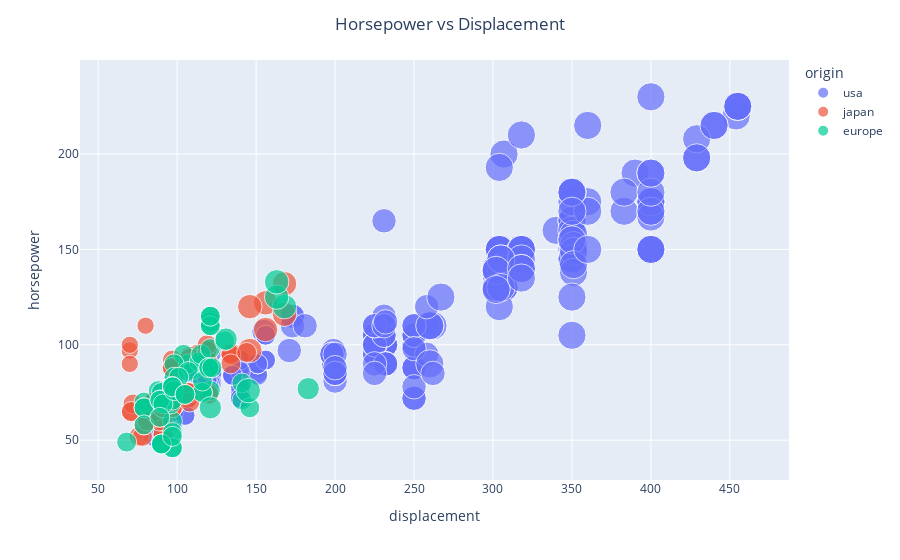

The cell this chart's notebook holds for it:
### Code cell
# Scatter plot of displacement vs horsepower
fig = px.scatter(cars, x="displacement", y="horsepower", color="origin",
                 size='cylinders' )
fig.update_layout(title_text='Horsepower vs Displacement', title_x=0.5)

fig.show()

### Figure 1 — Plotly figure (JSON) as saved in the notebook; plotly's stock layout.template omitted (floating-point values rounded to 4 significant figures; data arrays with more than 128 entries replaced by an {"elided": "..."} marker saying what was removed)
{"data": [{"hovertemplate": "origin=usa<br>displacement=%{x}<br>horsepower=%{y}<br>cylinders=%{marker.size}<extra></extra>", "legendgroup": "usa", "marker": {"color": "#636efa", "size": {"elided": "249 int values"}, "sizemode": "area", "sizeref": 0.02, "symbol": "circle"}, "mode": "markers", "name": "usa", "orientation": "v", "showlegend": true, "type": "scatter", "x": {"elided": "249 float values"}, "xaxis": "x", "y": {"elided": "249 int values"}, "yaxis": "y"}, {"hovertemplate": "origin=japan<br>displacement=%{x}<br>horsepower=%{y}<br>cylinders=%{marker.size}<extra></extra>", "legendgroup": "japan", "marker": {"color": "#EF553B", "size": [4, 4, 4, 4, 4, 4, 4, 3, 4, 4, 4, 4, 4, 3, 6, 4, 4, 4, 4, 4, 4, 4, 4, 4, 4, 4, 4, 4, 6, 4, 4, 4, 4, 6, 3, 4, 4, 4, 4, 4, 4, 4, 4, 4, 4, 4, 4, 4, 4, 4, 4, 4, 4, 4, 4, 6, 3, 4, 4, 4, 4, 4, 4, 4, 4, 4, 4, 4, 6, 6, 4, 4, 4, 4, 4, 4, 4, 4, 4], "sizemode": "area", "sizeref": 0.02, "symbol": "circle"}, "mode": "markers", "name": "japan", "orientation": "v", "showlegend": true, "type": "scatter", "x": [113, 97, 97, 113, 71, 72, 113, 70, 97, 120, 97, 97, 108, 70, 156, 79, 71, 76, 83, 120, 108, 97, 134, 119, 91, 91, 85, 97, 156, 98, 85, 97, 97, 146, 80, 78, 85, 91, 134, 119, 134, 119, 98, 86, 85, 89, 86, 134, 120, 119, 108, 86, 85, 91, 97, 168, 70, 107, 79, 81, 97, 85, 89, 91, 107, 108, 119, 120, 168, 146, 91, 91, 120, 107, 108, 91, 91, 91, 144], "xaxis": "x", "y": [95, 88, 88, 95, 65, 69, 95, 97, 92, 97, 88, 88, 94, 90, 122, 67, 65, 52, 61, 97, 93, 75, 96, 97, 53, 53, 70, 75, 108, 68, 70, 75, 67, 97, 110, 52, 70, 60, 95, 97, 95, 97, 68, 65, 65, 60, 65, 90, 75, 92, 75, 65, 65, 67, 67, 132, 100, 72, 58, 60, 67, 65, 62, 68, 75, 75, 100, 74, 116, 120, 68, 68, 88, 75, 70, 67, 67, 67, 96], "yaxis": "y"}, {"hovertemplate": "origin=europe<br>displacement=%{x}<br>horsepower=%{y}<br>cylinders=%{marker.size}<extra></extra>", "legendgroup": "europe", "marker": {"color": "#00cc96", "size": [4, 4, 4, 4, 4, 4, 4, 4, 4, 4, 4, 4, 4, 4, 4, 4, 4, 4, 4, 4, 4, 4, 4, 4, 4, 4, 4, 4, 4, 4, 4, 4, 4, 4, 4, 4, 4, 4, 4, 4, 6, 4, 4, 4, 4, 4, 5, 6, 4, 6, 4, 4, 5, 4, 4, 4, 4, 4, 4, 5, 4, 4, 4, 4, 4, 4, 4, 6, 4, 4], "sizemode": "area", "sizeref": 0.02, "symbol": "circle"}, "mode": "markers", "name": "europe", "orientation": "v", "showlegend": true, "type": "scatter", "x": [97, 110, 107, 104, 121, 116, 79, 88, 97, 97, 121, 121, 120, 96, 97, 98, 68, 116, 114, 121, 121, 98, 79, 97, 90, 116, 79, 90, 90, 115, 120, 121, 121, 107, 116, 101, 90, 97, 130, 120, 168, 79, 97, 97, 121, 90, 131, 163, 121, 163, 89, 89, 183, 141, 91, 98, 97, 90, 90, 121, 146, 85, 89, 122, 105, 100, 141, 145, 105, 97], "xaxis": "x", "y": [46, 87, 90, 95, 113, 90, 70, 76, 60, 54, 112, 76, 87, 69, 46, 90, 49, 75, 91, 112, 110, 83, 67, 78, 75, 75, 67, 71, 70, 95, 88, 98, 115, 86, 81, 83, 70, 71, 102, 88, 120, 58, 78, 78, 110, 48, 103, 125, 115, 133, 71, 71, 77, 71, 69, 76, 78, 48, 48, 67, 67, null, 62, 88, 74, null, 80, 76, 74, 52], "yaxis": "y"}], "layout": {"legend": {"itemsizing": "constant", "title": {"text": "origin"}, "tracegroupgap": 0}, "margin": {"t": 60}, "title": {"text": "Horsepower vs Displacement", "x": 0.5}, "xaxis": {"anchor": "y", "domain": [0, 1], "title": {"text": "displacement"}}, "yaxis": {"anchor": "x", "domain": [0, 1], "title": {"text": "horsepower"}}}}
